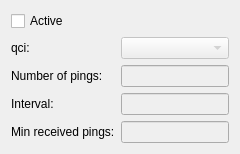
      <widget class="QWidget" name="Ping">
       <attribute name="title">
        <string>Ping</string>
       </attribute>
       <layout class="QGridLayout" name="gridLayout_2">
        <item row="1" column="0">
         <widget class="QLabel" name="label">
          <property name="text">
           <string>qci:</string>
          </property>
         </widget>
        </item>
        <item row="1" column="1">
         <widget class="QComboBox" name="comboBoxPingQci">
          <property name="enabled">
           <bool>false</bool>
          </property>
          <item>
           <property name="text">
            <string/>
           </property>
          </item>
          <item>
           <property name="text">
            <string>1</string>
           </property>
          </item>
          <item>
           <property name="text">
            <string>2</string>
           </property>
          </item>
          <item>
           <property name="text">
            <string>3</string>
           </property>
          </item>
          <item>
           <property name="text">
            <string>4</string>
           </property>
          </item>
          <item>
           <property name="text">
            <string>5</string>
           </property>
          </item>
          <item>
           <property name="text">
            <string>6</string>
           </property>
          </item>
          <item>
           <property name="text">
            <string>7</string>
           </property>
          </item>
          <item>
           <property name="text">
            <string>8</string>
           </property>
          </item>
          <item>
           <property name="text">
            <string>9</string>
           </property>
          </item>
         </widget>
        </item>
        <item row="2" column="0">
         <widget class="QLabel" name="label_2">
          <property name="text">
           <string>Number of pings:</string>
          </property>
         </widget>
        </item>
        <item row="2" column="1">
         <widget class="QLineEdit" name="lineEditPingNumberOfPings">
          <property name="enabled">
           <bool>false</bool>
          </property>
         </widget>
        </item>
        <item row="3" column="0">
         <widget class="QLabel" name="label_3">
          <property name="text">
           <string>Interval:</string>
          </property>
         </widget>
        </item>
        <item row="4" column="1">
         <widget class="QLineEdit" name="lineEditPingMinReceivedPings">
          <property name="enabled">
           <bool>false</bool>
          </property>
         </widget>
        </item>
        <item row="3" column="1">
         <widget class="QLineEdit" name="lineEditPingInterval">
          <property name="enabled">
           <bool>false</bool>
          </property>
         </widget>
        </item>
        <item row="4" column="0">
         <widget class="QLabel" name="label_4">
          <property name="text">
           <string>Min received pings:</string>
          </property>
         </widget>
        </item>
        <item row="0" column="0">
         <widget class="QCheckBox" name="checkBoxPing">
          <property name="text">
           <string>Active</string>
          </property>
         </widget>
        </item>
       </layout>
      </widget>
